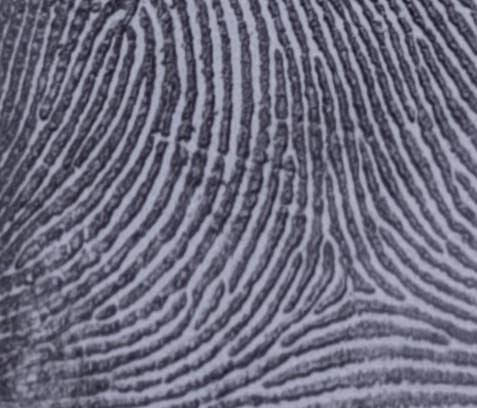
#> input picture finger/IMG-20250319-WA0135.jpg, 477 x 408 px
$ python -i image_quality.py   (imports and definitions only)   (older library calls are emulated)
#> lines starting #> are read from the running program, lines starting #| are printed output that depends on the picture
#> further down, picture is the input picture: shape (408, 477, 3); mean B, G, R 126.8, 108, 109.4
import cv2
import numpy as np

def assess_image_quality(image):
    """
    Assess the quality of the fingerprint image
    """
    # Convert to grayscale if needed
    if len(image.shape) == 3:
        gray = cv2.cvtColor(image, cv2.COLOR_BGR2GRAY)
    else:
        gray = image

    # Calculate various quality metrics
    metrics = {
        'contrast': calculate_contrast(gray),
        'sharpness': calculate_sharpness(gray),
        'noise': calculate_noise(gray),
        'brightness': calculate_brightness(gray),
        'orientation_consistency': calculate_orientation_consistency(gray)
    }

    # Calculate overall quality score
    quality_score = calculate_quality_score(metrics)

    return {
        'quality_score': quality_score,
        'metrics': metrics,
        'recommendations': generate_quality_recommendations(metrics)
    }

def calculate_contrast(image):
    """
    Calculate image contrast
    """
    # Calculate histogram
    hist = cv2.calcHist([image], [0], None, [256], [0, 256])
#> hist = 256 values, max 2349 at index 168, min 0 at index 0, mean 760.2
    hist = hist.flatten() / hist.sum()
#> hist = 256 values, max 0.0121 at index 168, min 0 at index 0, mean 0.00391

    # Calculate contrast using histogram spread
    mean = np.mean(image)
#> mean = 110.4
    contrast = np.sqrt(np.sum(hist * (np.arange(256) - mean) ** 2))
#> contrast = 37.79

    return min(contrast / 128, 1.0)  # Normalize to [0,1]

def calculate_sharpness(image):
    """
    Calculate image sharpness using Laplacian variance
    """
    laplacian = cv2.Laplacian(image, cv2.CV_64F)
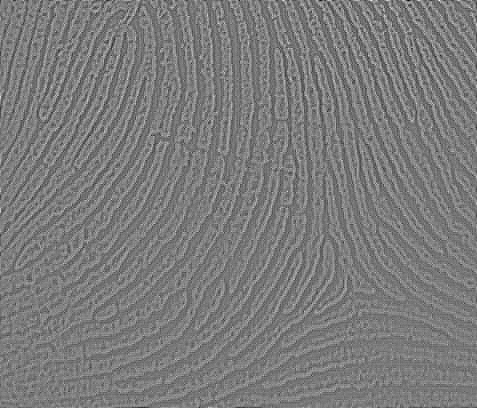
#> laplacian: shape (408, 477) float64; min -105, max 111, mean 0; drawn with min black and max white
    sharpness = np.var(laplacian)
#> sharpness = 218.1
    return min(sharpness / 1000, 1.0)  # Normalize to [0,1]

def calculate_noise(image):
    """
    Calculate noise level in the image
    """
    # Apply median filter
    denoised = cv2.medianBlur(image, 3)
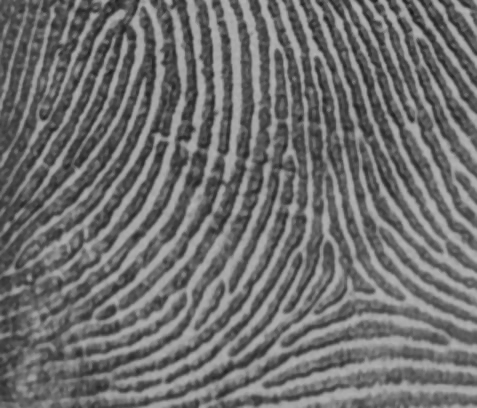
#> denoised: shape (408, 477); min 25, max 181, mean 110.5

    # Calculate noise as difference between original and denoised
    noise = np.abs(image.astype(float) - denoised.astype(float))
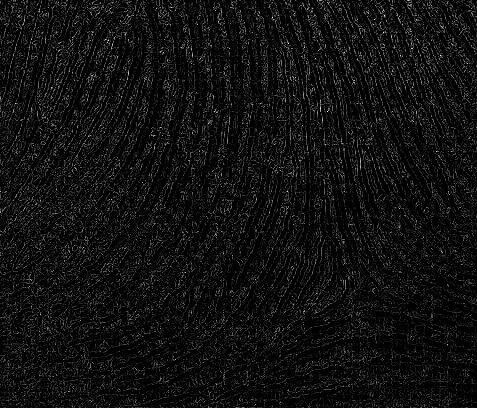
#> noise: shape (408, 477) float64; min 0, max 28, mean 1.7; drawn with min black and max white
    noise_level = np.mean(noise)
#> noise_level = 1.66

    return 1.0 - min(noise_level / 50, 1.0)  # Normalize to [0,1], higher is better

def calculate_brightness(image):
    """
    Calculate image brightness
    """
    brightness = np.mean(image)
#> brightness = 110.4
    # Ideal brightness is around 128
    return 1.0 - abs(brightness - 128) / 128

def calculate_orientation_consistency(image):
    """
    Calculate consistency of ridge orientations
    """
    # Calculate gradient
    gradient_x = cv2.Sobel(image, cv2.CV_64F, 1, 0, ksize=3)
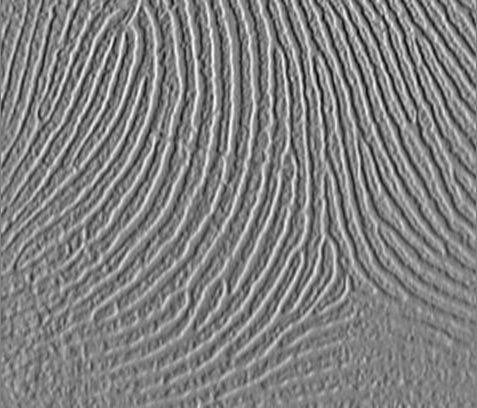
#> gradient_x: shape (408, 477) float64; min -382, max 375, mean 0.6; drawn with min black and max white
    gradient_y = cv2.Sobel(image, cv2.CV_64F, 0, 1, ksize=3)
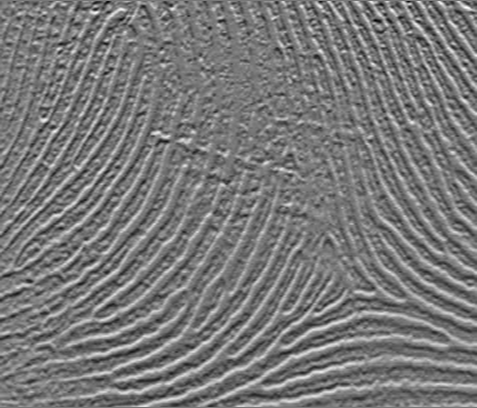
#> gradient_y: shape (408, 477) float64; min -292, max 324, mean 0.2; drawn with min black and max white

    # Calculate orientation
    orientation = np.arctan2(gradient_y, gradient_x)
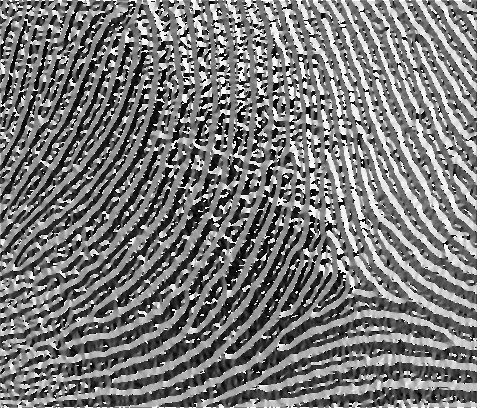
#> orientation: shape (408, 477) float64; min -3.14, max 3.14, mean -0.161; drawn with min black and max white

    # Calculate orientation consistency
    orientation_hist = np.histogram(orientation.flatten(), bins=36, range=(-np.pi, np.pi))[0]
#> orientation_hist = 36 values, max 8052 at index 2, min 3006 at index 28, mean 5406
    orientation_hist = orientation_hist / orientation_hist.sum()
#> orientation_hist = 36 values, max 0.0414 at index 2, min 0.0154 at index 28, mean 0.0278

    # Higher entropy means less consistency
    entropy = -np.sum(orientation_hist * np.log2(orientation_hist + 1e-10))
#> entropy = 5.12
#> in assess_image_quality, `metrics = { 'contrast': calculate_contrast(gray), 'sharpness': calcula..`: metrics = {'contrast': 0.295, 'sharpness': 0.218, 'noise': 0.967, 'brightness': 0.863, 'orientation_consistency': 0}
    return 1.0 - min(entropy / 5, 1.0)

def calculate_quality_score(metrics):
    """
    Calculate overall quality score from individual metrics
    """
    weights = {
        'contrast': 0.2,
        'sharpness': 0.2,
        'noise': 0.2,
        'brightness': 0.2,
        'orientation_consistency': 0.2
    }

    score = sum(metrics[key] * weights[key] for key in weights)
#> score = 0.469
    return score

def generate_quality_recommendations(metrics):
    """
    Generate recommendations based on quality metrics
    """
    recommendations = []

    if metrics['contrast'] < 0.5:
        recommendations.append("تحسين التباين في الصورة")
    if metrics['sharpness'] < 0.5:
        recommendations.append("تحسين وضوح الصورة")
    if metrics['noise'] < 0.5:
        recommendations.append("تقليل الضوضاء في الصورة")
    if metrics['brightness'] < 0.5:
        recommendations.append("ضبط سطوع الصورة")
    if metrics['orientation_consistency'] < 0.5:
        recommendations.append("تحسين جودة خطوط البصمة")

    return recommendations

def normalize_image(image):
    """
    Normalize image for better processing
    """
    # Convert to grayscale if needed
    if len(image.shape) == 3:
        gray = cv2.cvtColor(image, cv2.COLOR_BGR2GRAY)
    else:
        gray = image

    # Apply adaptive histogram equalization
    clahe = cv2.createCLAHE(clipLimit=2.0, tileGridSize=(8,8))
    normalized = clahe.apply(gray)

    # Apply Gaussian blur to reduce noise
    normalized = cv2.GaussianBlur(normalized, (3,3), 0)

    return normalized

>>> import cv2
>>> picture = cv2.imread('../finger/IMG-20250319-WA0135.jpg')
>>> result = assess_image_quality(picture)
#> result = 3 items

$ run again, on finger/IMG-20250319-WA0136.jpg
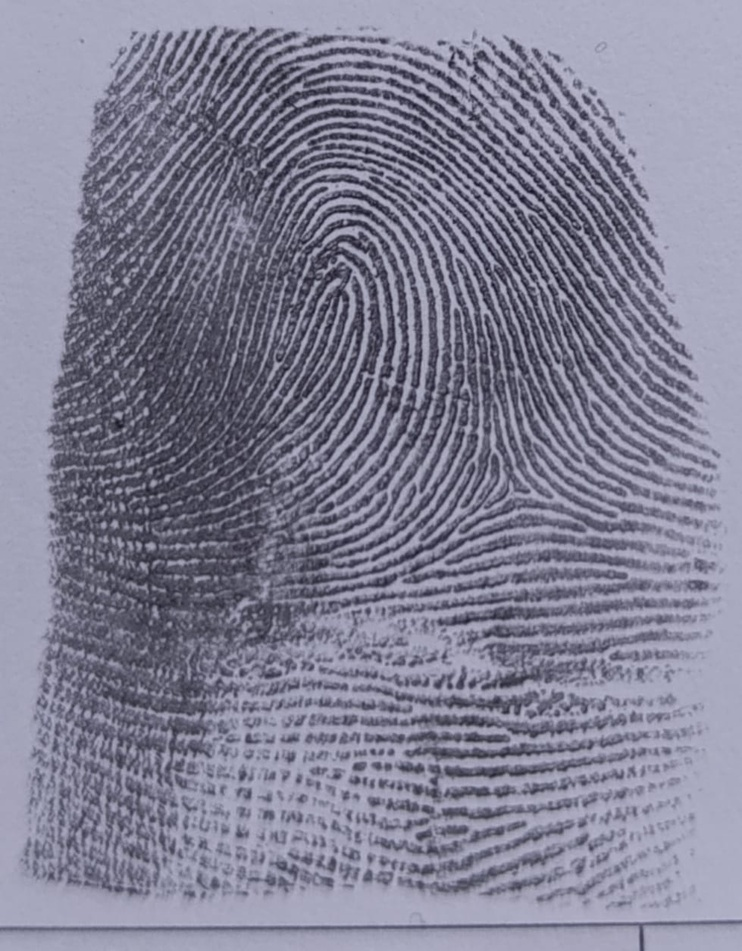
#> input picture finger/IMG-20250319-WA0136.jpg, 742 x 951 px, shrunk from 979 x 1256 before the run
#> picture is the input picture: shape (951, 742, 3); mean B, G, R 148.5, 128.8, 129.6
#> in calculate_contrast, `hist = cv2.calcHist([image], [0], None, [256], [0, 256])`: hist = 256 values, max 23893 at index 172, min 0 at index 0, mean 2756.4
#> in calculate_contrast, `hist = hist.flatten() / hist.sum()`: hist = 256 values, max 0.0339 at index 172, min 0 at index 0, mean 0.00391
#> mean = 131.1
#> contrast = 38.98
#> sharpness = 264.6
#> in calculate_noise, `noise = np.abs(image.astype(float) - denoised.astype(float))`:
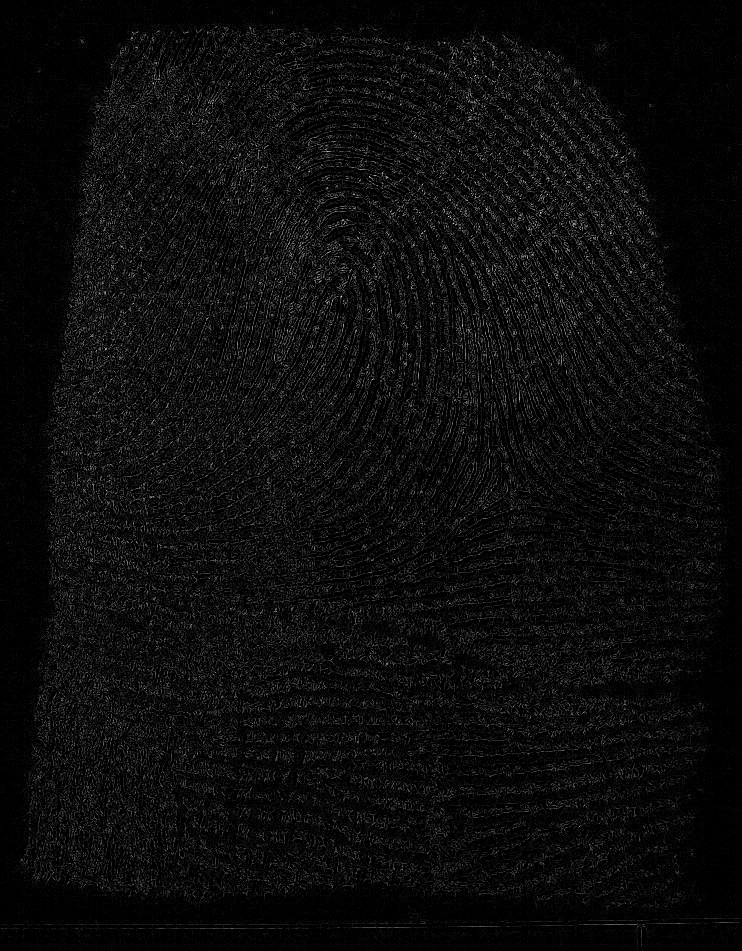
#> noise: shape (951, 742) float64; min 0, max 41, mean 2; drawn with min black and max white
#> noise_level = 1.98
#> brightness = 131.1
#> in calculate_orientation_consistency, `orientation = np.arctan2(gradient_y, gradient_x)`:
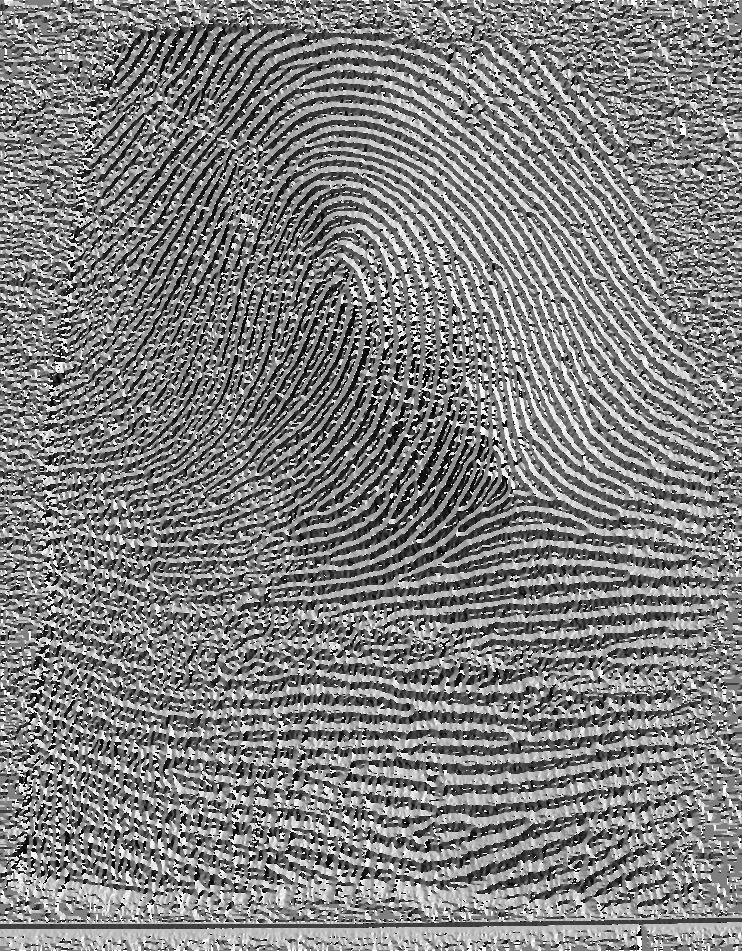
#> orientation: shape (951, 742) float64; min -3.14, max 3.14, mean 0.019; drawn with min black and max white
#> in calculate_orientation_consistency, `orientation_hist = np.histogram(orientation.flatten(), bins=36, range=..`: orientation_hist = 36 values, max 36848 at index 18, min 14263 at index 17, mean 19601.2
#> in calculate_orientation_consistency, `orientation_hist = orientation_hist / orientation_hist.sum()`: orientation_hist = 36 values, max 0.0522 at index 18, min 0.0202 at index 17, mean 0.0278
#> entropy = 5.14
#> metrics = {'contrast': 0.305, 'sharpness': 0.265, 'noise': 0.96, 'brightness': 0.975, 'orientation_consistency': 0}
#> score = 0.501
#> result = 3 items

$ run again, on finger/3.jpg
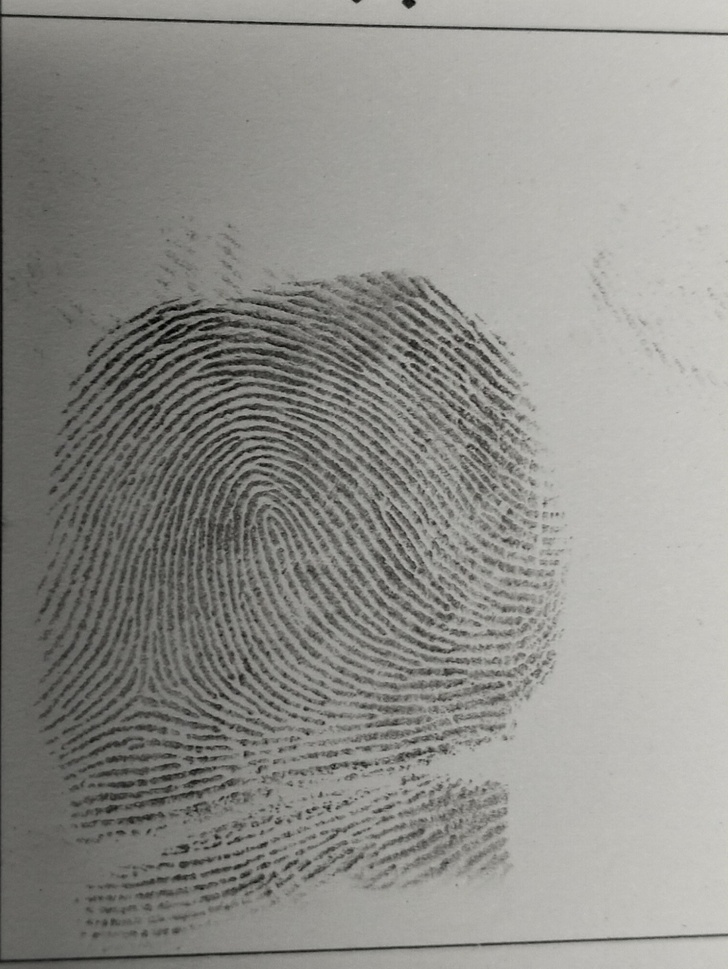
#> input picture finger/3.jpg, 728 x 969 px, shrunk from 1501 x 1997 before the run
#> picture is the input picture: shape (969, 728, 3); mean B, G, R 138, 142.5, 143
#> in calculate_contrast, `hist = cv2.calcHist([image], [0], None, [256], [0, 256])`: hist = 256 values, max 10696 at index 191, min 0 at index 210, mean 2755.6
#> in calculate_contrast, `hist = hist.flatten() / hist.sum()`: hist = 256 values, max 0.0152 at index 191, min 0 at index 210, mean 0.00391
#> mean = 142.2
#> contrast = 40.94
#> sharpness = 270
#> in calculate_noise, `noise = np.abs(image.astype(float) - denoised.astype(float))`:
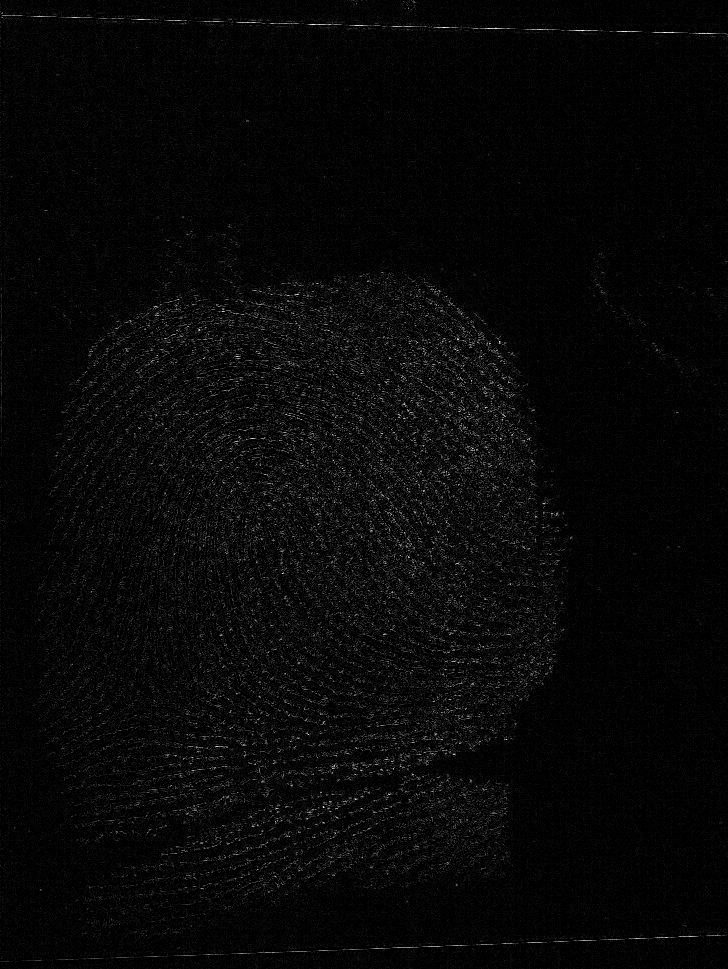
#> noise: shape (969, 728) float64; min 0, max 56, mean 1.8; drawn with min black and max white
#> noise_level = 1.79
#> brightness = 142.2
#> in calculate_orientation_consistency, `orientation = np.arctan2(gradient_y, gradient_x)`:
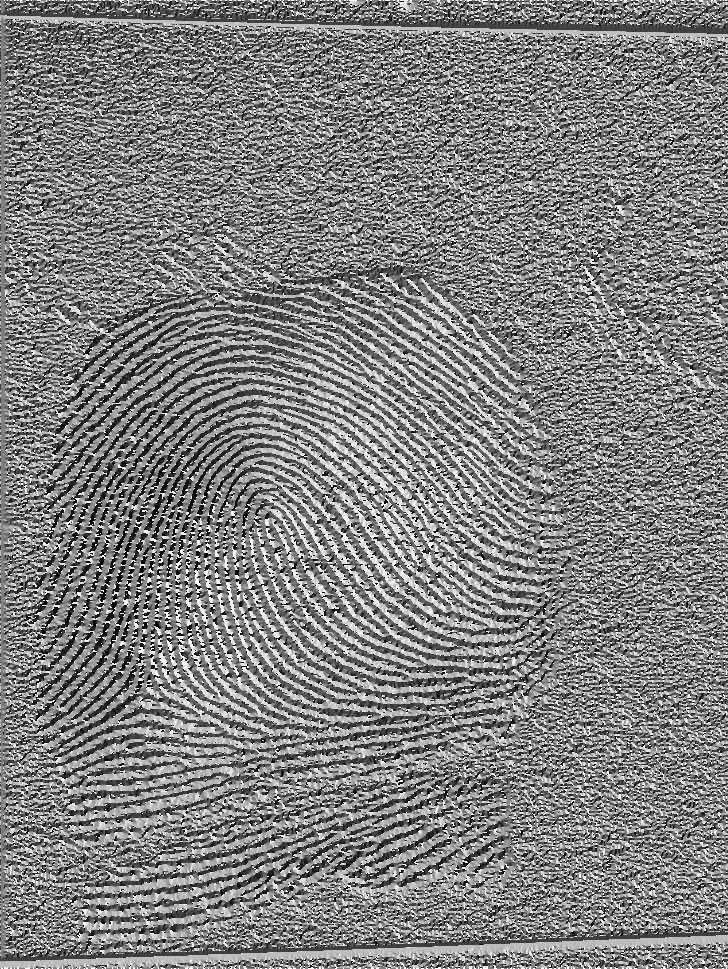
#> orientation: shape (969, 728) float64; min -3.14, max 3.14, mean 0.0447; drawn with min black and max white
#> in calculate_orientation_consistency, `orientation_hist = np.histogram(orientation.flatten(), bins=36, range=..`: orientation_hist = 36 values, max 32847 at index 9, min 8950 at index 0, mean 19595.3
#> in calculate_orientation_consistency, `orientation_hist = orientation_hist / orientation_hist.sum()`: orientation_hist = 36 values, max 0.0466 at index 9, min 0.0127 at index 0, mean 0.0278
#> entropy = 5.12
#> metrics = {'contrast': 0.32, 'sharpness': 0.27, 'noise': 0.964, 'brightness': 0.889, 'orientation_consistency': 0}
#> score = 0.489
#> result = 3 items
